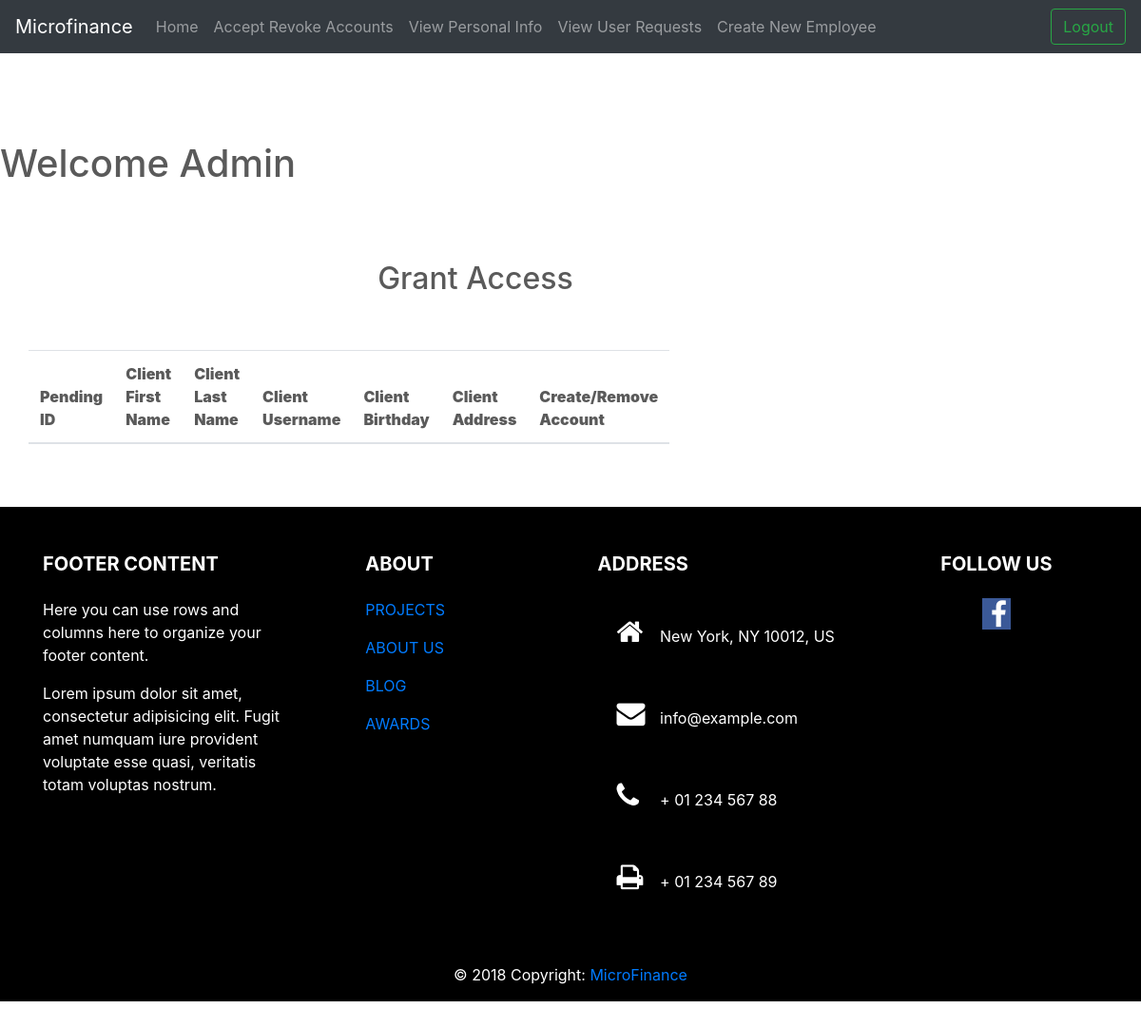
Before: /Admin/araccounts.php (signed in) with the older database file.
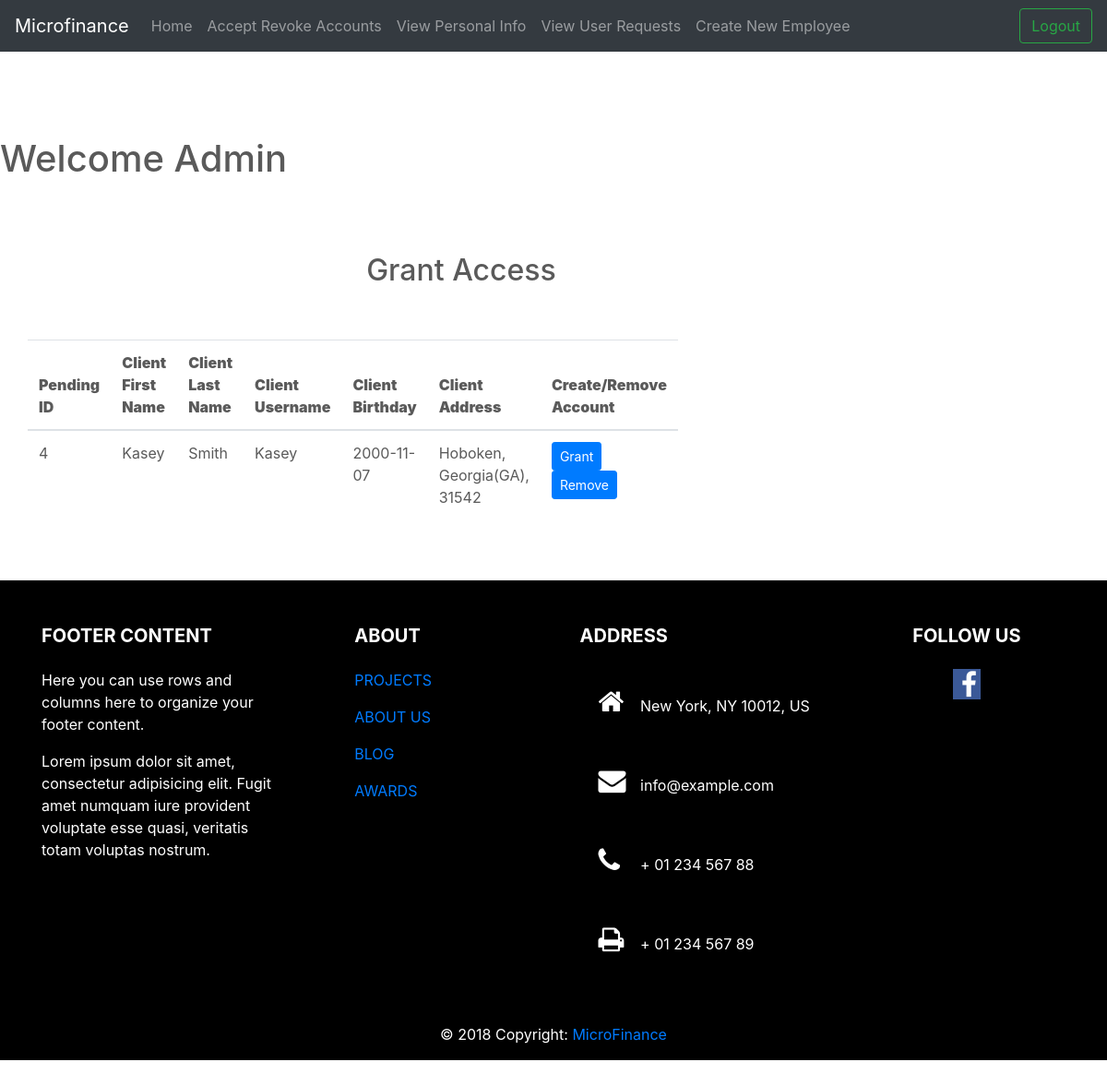
After: the same page with the newer database file.
### tables this page shows
CREATE TABLE `clients` (
  `client_id` int(10) NOT NULL,
  `rep_id` int(10) DEFAULT NULL,
  `birthday` date DEFAULT NULL,
  `acc_no` int(15) DEFAULT NULL,
  `old_id` int(10) DEFAULT NULL,
  `username` varchar(15) DEFAULT NULL,
  `first_name` varchar(15) DEFAULT NULL,
  `last_name` varchar(15) DEFAULT NULL,
  `email` varchar(30) DEFAULT NULL,
  `tele_phone` int(10) DEFAULT NULL,
  `address` text,
  `gender` enum('Male','Female') DEFAULT NULL,
  `nic` varchar(11) DEFAULT NULL,
  `photo` longblob,
  `branch` varchar(20) NOT NULL,
  `marital_status` enum('Single','Married') DEFAULT NULL,
  `status` enum('pending','created','revoked') DEFAULT NULL
);

### Admin/araccounts.php (the view, shortened to what the changed rows need)
<!doctype html>
<html lang="en">
<head>
    <link rel="stylesheet" href="https://cdnjs.cloudflare.com/ajax/libs/font-awesome/4.7.0/css/font-awesome.min.css">
<link href="../css/custom.css" rel="stylesheet">
    <link href="../../dist/css/bootstrap.min.css" rel="stylesheet">
    <link rel="stylesheet" href="https://stackpath.bootstrapcdn.com/bootstrap/4.1.3/css/bootstrap.min.css"
>
    <link href="carousel.css" rel="stylesheet">
</head>
<body>
<main role="main">
    <h1>Welcome Admin</h1>
    <div id="content" class="col-lg-10 col-sm-10">
        <div class="container">
            <div class="py-5 text-center" style="margin-top: 30px;">
                <h2>Grant Access</h2>
            </div>
            <div class="row">
                <div class="col-md-8 order-md-1">
                    <?php
                    $dataconnect = new DbConnect();
                    $link = $dataconnect->connect();
                    $query = "SELECT * FROM clients where status = 'pending'";
                    $result = mysqli_query($link, $query);
                    echo "<table class='table'>
                          <thead>
                          <tr>
                              <th><b>Pending ID</b></th>
                              <th><b>Client First Name</b></th>
                              <th><b>Client Last Name</b></th>
                              <th><b>Client Username</b></th>
                              <th><b>Client Birthday</b></th>
                              <th><b>Client Address</b></th>
                              <th><b>Create/Remove Account</b></th>
                          </tr>
                          </thead>
                          <tbody>";
                    while ($row = mysqli_fetch_array($result)) {
                        echo "<tr>";
                        echo "<td>" . $row['client_id'] . "</td>";
                        echo "<td>" . $row['first_name'] . "</td>";
                        echo "<td>" . $row['last_name'] . "</td>";
                        echo "<td>" . $row['username'] . "</td>";
                        echo "<td>" . $row['birthday'] . "</td>";
                        echo "<td>" . $row['address'] . "</td>";
                        echo "<td><form action='../dbOperations/addUser.php' method='post'><input type='hidden' name='client_id' value='", $row['client_id'], "'><input class='btn btn-primary btn-sm' type='submit' name='submit' value='Grant'></form>
                              <form action='../dbOperations/RemoveRequest.php' method='post'><input type='hidden' name='client_id' value='", $row['client_id'], "'><input class='btn btn-primary btn-sm' type='submit' name='submit' value='Remove'></form></td>";
                    }
                    echo "</tbody></table>";
                    ?>
                </div>
            </div>
        </div>
</main>
</body>
</html>

Changed rows visible on the page:
now on this page (row edited): clients: client_id "4", first_name "Kasey", last_name "Smith", username "Kasey", birthday "2000-11-07", address "Hoboken, Georgia(GA), 31542"
